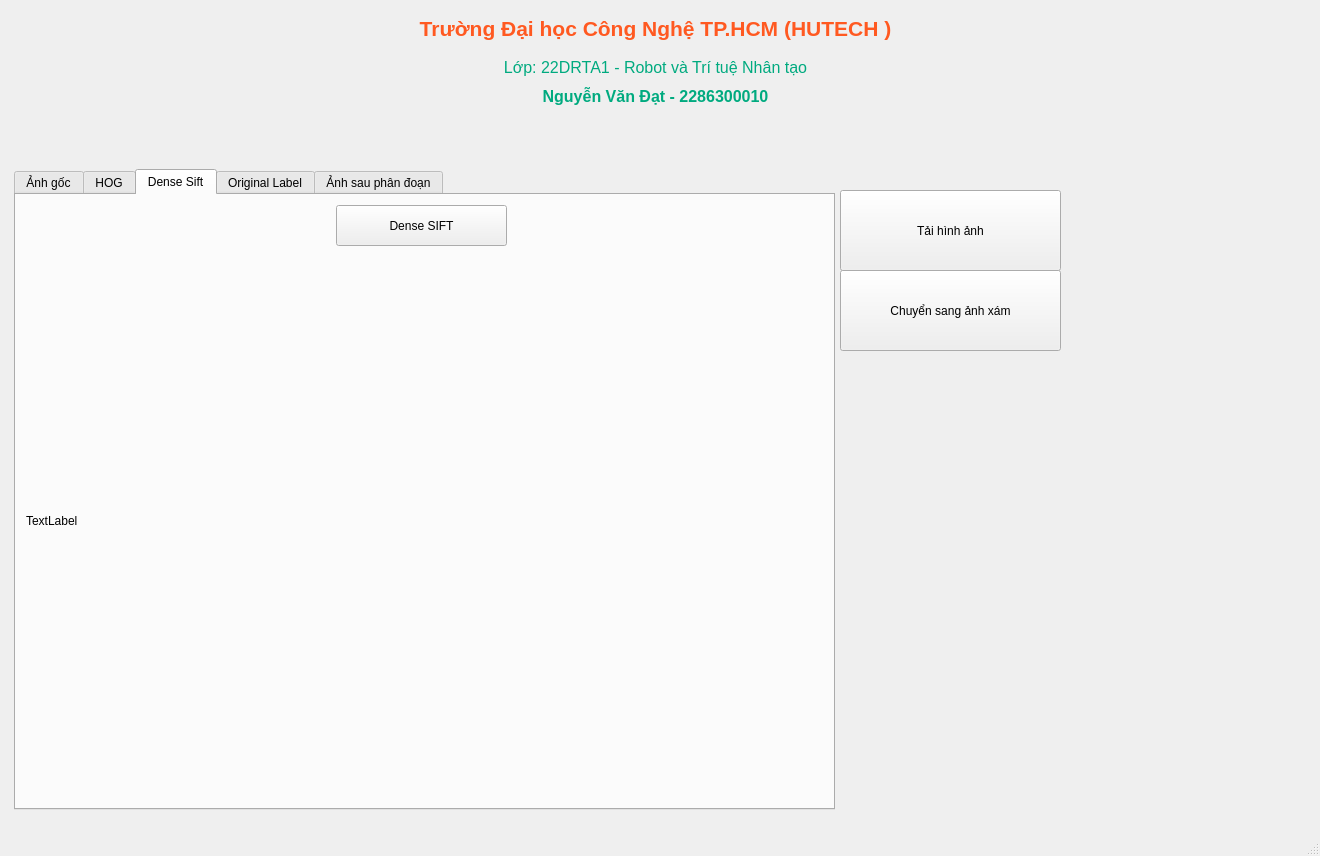
<?xml version="1.0" encoding="UTF-8"?>
<ui version="4.0">
 <class>MainWindow</class>
 <widget class="QMainWindow" name="MainWindow">
  <property name="geometry">
   <rect>
    <x>0</x>
    <y>0</y>
    <width>1320</width>
    <height>856</height>
   </rect>
  </property>
  <property name="windowTitle">
   <string>MainWindow</string>
  </property>
  <widget class="QWidget" name="centralwidget">
   <widget class="QPushButton" name="browse">
    <property name="geometry">
     <rect>
      <x>840</x>
      <y>190</y>
      <width>221</width>
      <height>81</height>
     </rect>
    </property>
    <property name="text">
     <string>Tải hình ảnh</string>
    </property>
   </widget>
   <widget class="QLabel" name="label_2">
    <property name="geometry">
     <rect>
      <x>290</x>
      <y>0</y>
      <width>731</width>
      <height>121</height>
     </rect>
    </property>
    <property name="text">
     <string>&lt;html&gt;&lt;head/&gt;&lt;body&gt;&lt;p align=&quot;center&quot;&gt;&lt;span style=&quot; font-size:16pt; font-weight:600; color:#ff5921;&quot;&gt;Trường Đại học Công Nghệ TP.HCM (HUTECH )&lt;/span&gt;&lt;/p&gt;&lt;p align=&quot;center&quot;&gt;&lt;span style=&quot; font-size:12pt; color:#00aa7f;&quot;&gt;Lớp: 22DRTA1 - Robot và Trí tuệ Nhân tạo&lt;/span&gt;&lt;span style=&quot; font-size:16pt; font-weight:600; color:#ff5921;&quot;&gt;&lt;br/&gt;&lt;/span&gt;&lt;span style=&quot; font-size:18pt; font-weight:600; color:#00aa7f; vertical-align:sub;&quot;&gt;Nguyễn Văn Đạt - 2286300010&lt;/span&gt;&lt;/p&gt;&lt;/body&gt;&lt;/html&gt;</string>
    </property>
   </widget>
   <widget class="QLabel" name="label_3">
    <property name="geometry">
     <rect>
      <x>0</x>
      <y>0</y>
      <width>241</width>
      <height>71</height>
     </rect>
    </property>
    <property name="text">
     <string/>
    </property>
    <property name="pixmap">
     <pixmap>C:/Users/ACER/OneDrive/Pictures/PNG/Hutech_logo.png</pixmap>
    </property>
    <property name="scaledContents">
     <bool>true</bool>
    </property>
   </widget>
   <widget class="QTabWidget" name="tabWidget">
    <property name="geometry">
     <rect>
      <x>14</x>
      <y>169</y>
      <width>821</width>
      <height>641</height>
     </rect>
    </property>
    <property name="currentIndex">
     <number>2</number>
    </property>
    <widget class="QWidget" name="InPut">
     <attribute name="title">
      <string>Ảnh gốc</string>
     </attribute>
     <widget class="QLabel" name="label_6">
      <property name="geometry">
       <rect>
        <x>10</x>
        <y>20</y>
        <width>791</width>
        <height>581</height>
       </rect>
      </property>
      <property name="text">
       <string>TextLabel</string>
      </property>
     </widget>
    </widget>
    <widget class="QWidget" name="hog">
     <attribute name="title">
      <string>HOG</string>
     </attribute>
     <widget class="QLabel" name="label_5">
      <property name="geometry">
       <rect>
        <x>10</x>
        <y>70</y>
        <width>791</width>
        <height>531</height>
       </rect>
      </property>
      <property name="text">
       <string>TextLabel</string>
      </property>
     </widget>
     <widget class="QPushButton" name="hogButton">
      <property name="geometry">
       <rect>
        <x>320</x>
        <y>10</y>
        <width>171</width>
        <height>41</height>
       </rect>
      </property>
      <property name="text">
       <string>HOG</string>
      </property>
     </widget>
    </widget>
    <widget class="QWidget" name="sift">
     <attribute name="title">
      <string>Dense Sift</string>
     </attribute>
     <widget class="QLabel" name="label_7">
      <property name="geometry">
       <rect>
        <x>10</x>
        <y>60</y>
        <width>791</width>
        <height>531</height>
       </rect>
      </property>
      <property name="text">
       <string>TextLabel</string>
      </property>
     </widget>
     <widget class="QPushButton" name="siftButton">
      <property name="geometry">
       <rect>
        <x>320</x>
        <y>10</y>
        <width>171</width>
        <height>41</height>
       </rect>
      </property>
      <property name="text">
       <string>Dense SIFT</string>
      </property>
     </widget>
    </widget>
    <widget class="QWidget" name="label">
     <attribute name="title">
      <string>Original Label</string>
     </attribute>
     <widget class="QLabel" name="label_8">
      <property name="geometry">
       <rect>
        <x>10</x>
        <y>70</y>
        <width>791</width>
        <height>531</height>
       </rect>
      </property>
      <property name="text">
       <string>TextLabel</string>
      </property>
     </widget>
     <widget class="QPushButton" name="labelButton">
      <property name="geometry">
       <rect>
        <x>320</x>
        <y>10</y>
        <width>171</width>
        <height>41</height>
       </rect>
      </property>
      <property name="text">
       <string>Original Label</string>
      </property>
     </widget>
    </widget>
    <widget class="QWidget" name="output">
     <attribute name="title">
      <string>Ảnh sau phân đoạn</string>
     </attribute>
     <widget class="QLabel" name="label_9">
      <property name="geometry">
       <rect>
        <x>10</x>
        <y>70</y>
        <width>791</width>
        <height>531</height>
       </rect>
      </property>
      <property name="text">
       <string>TextLabel</string>
      </property>
     </widget>
     <widget class="QPushButton" name="Segmentation">
      <property name="geometry">
       <rect>
        <x>320</x>
        <y>10</y>
        <width>171</width>
        <height>41</height>
       </rect>
      </property>
      <property name="text">
       <string>Segmentation</string>
      </property>
     </widget>
    </widget>
   </widget>
   <widget class="QPushButton" name="gray">
    <property name="geometry">
     <rect>
      <x>840</x>
      <y>270</y>
      <width>221</width>
      <height>81</height>
     </rect>
    </property>
    <property name="text">
     <string>Chuyển sang ảnh xám</string>
    </property>
   </widget>
  </widget>
  <widget class="QMenuBar" name="menubar">
   <property name="geometry">
    <rect>
     <x>0</x>
     <y>0</y>
     <width>1320</width>
     <height>26</height>
    </rect>
   </property>
  </widget>
  <widget class="QStatusBar" name="statusbar"/>
 </widget>
 <resources/>
 <connections/>
</ui>
